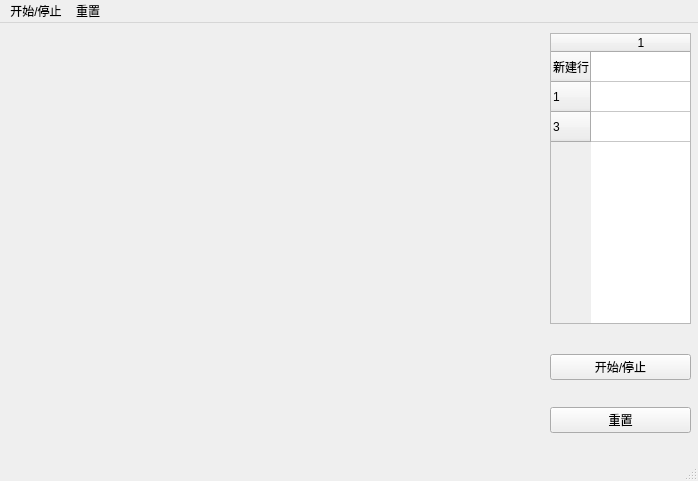
<?xml version="1.0" encoding="UTF-8"?>
<ui version="4.0">
 <class>MainWindow</class>
 <widget class="QMainWindow" name="MainWindow">
  <property name="geometry">
   <rect>
    <x>0</x>
    <y>0</y>
    <width>698</width>
    <height>481</height>
   </rect>
  </property>
  <property name="windowTitle">
   <string>MainWindow</string>
  </property>
  <widget class="QWidget" name="centralwidget">
   <widget class="QWidget" name="verticalLayoutWidget">
    <property name="geometry">
     <rect>
      <x>9</x>
      <y>9</y>
      <width>531</width>
      <height>421</height>
     </rect>
    </property>
    <layout class="QVBoxLayout" name="leftlayout">
     <property name="rightMargin">
      <number>0</number>
     </property>
    </layout>
   </widget>
   <widget class="QWidget" name="verticalLayoutWidget_2">
    <property name="geometry">
     <rect>
      <x>550</x>
      <y>10</y>
      <width>141</width>
      <height>291</height>
     </rect>
    </property>
    <layout class="QVBoxLayout" name="rightuplayout">
     <item>
      <widget class="QTableWidget" name="tableWidget">
       <row>
        <property name="text">
         <string>新建行</string>
        </property>
       </row>
       <row>
        <property name="text">
         <string>1</string>
        </property>
       </row>
       <row>
        <property name="text">
         <string>3</string>
        </property>
       </row>
       <column>
        <property name="text">
         <string>1</string>
        </property>
       </column>
      </widget>
     </item>
    </layout>
   </widget>
   <widget class="QWidget" name="verticalLayoutWidget_3">
    <property name="geometry">
     <rect>
      <x>550</x>
      <y>310</y>
      <width>141</width>
      <height>121</height>
     </rect>
    </property>
    <layout class="QVBoxLayout" name="rightdownlayout">
     <item>
      <widget class="QPushButton" name="pushButton">
       <property name="text">
        <string>开始/停止</string>
       </property>
      </widget>
     </item>
     <item>
      <widget class="QPushButton" name="pushButton_2">
       <property name="text">
        <string>重置</string>
       </property>
      </widget>
     </item>
    </layout>
   </widget>
  </widget>
  <widget class="QMenuBar" name="menubar">
   <property name="geometry">
    <rect>
     <x>0</x>
     <y>0</y>
     <width>698</width>
     <height>23</height>
    </rect>
   </property>
   <widget class="QMenu" name="menu">
    <property name="title">
     <string>开始/停止</string>
    </property>
   </widget>
   <widget class="QMenu" name="menu_2">
    <property name="title">
     <string>重置</string>
    </property>
   </widget>
   <addaction name="menu"/>
   <addaction name="menu_2"/>
  </widget>
  <widget class="QStatusBar" name="statusbar"/>
 </widget>
 <resources/>
 <connections/>
</ui>
